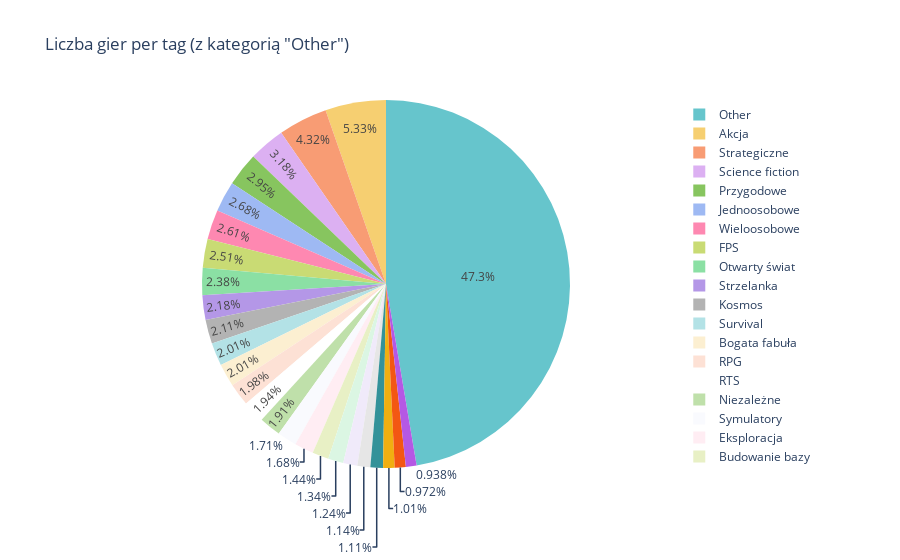

Notebook code cell kept with this figure:
### Code cell
from collections import Counter
import pandas as pd
import plotly.express as px

def prepare_pie_chart_data(df, top_n=25):
    # Zliczanie wystąpień tagów
    tags = df['Tagi'].apply(lambda x: x.split(', '))
    tag_counts = Counter(tag for tag_list in tags for tag in tag_list)

    # Podział na najpopularniejsze tagi i kategorię "Other"
    top_tags = tag_counts.most_common(top_n)
    other_count = sum(count for tag, count in tag_counts.items() if tag not in dict(top_tags))
    
    # Przygotowanie danych do DataFrame
    pie_data = pd.DataFrame(top_tags, columns=['Tag', 'Count'])
    if other_count > 0:
        other_row = pd.DataFrame([{'Tag': 'Other', 'Count': other_count}])
        pie_data = pd.concat([pie_data, other_row], ignore_index=True)
    
    return pie_data

# Przygotowanie danych do wykresu
pie_chart_data = prepare_pie_chart_data(df)

# Wizualizacja
fig = px.pie(pie_chart_data, names='Tag', values='Count',
             title='Liczba gier per tag (z kategorią "Other")',
             color_discrete_sequence=px.colors.qualitative.Pastel)
fig.show()

### Figure 1 — Plotly figure (JSON) as saved in the notebook; plotly's stock layout.template omitted (floating-point values rounded to 4 significant figures)
{"data": [{"domain": {"x": [0, 1], "y": [0, 1]}, "hovertemplate": "Tag=%{label}<br>Count=%{value}<extra></extra>", "labels": ["Akcja", "Strategiczne", "Science fiction", "Przygodowe", "Jednoosobowe", "Wieloosobowe", "FPS", "Otwarty świat", "Strzelanka", "Kosmos", "Survival", "Bogata fabuła", "RPG", "RTS", "Niezależne", "Symulatory", "Eksploracja", "Budowanie bazy", "Postapokaliptyczne", "Kooperacja", "Łamigłówki", "Klimatyczne", "Perspektywa pierwszej osoby", "Horror", "Zombie", "Other"], "legendgroup": "", "name": "", "showlegend": true, "type": "pie", "values": [159, 129, 95, 88, 80, 78, 75, 71, 65, 63, 60, 60, 59, 58, 57, 51, 50, 43, 40, 37, 34, 33, 30, 29, 28, 1413]}], "layout": {"legend": {"tracegroupgap": 0}, "piecolorway": ["rgb(102, 197, 204)", "rgb(246, 207, 113)", "rgb(248, 156, 116)", "rgb(220, 176, 242)", "rgb(135, 197, 95)", "rgb(158, 185, 243)", "rgb(254, 136, 177)", "rgb(201, 219, 116)", "rgb(139, 224, 164)", "rgb(180, 151, 231)", "rgb(179, 179, 179)"], "title": {"text": "Liczba gier per tag (z kategorią \"Other\")"}}}
